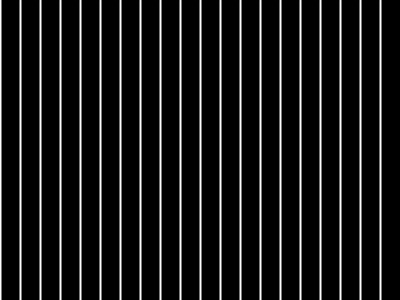
Frame 1 (no input)
Frame 60 (the mouse pressed at the canvas centre just before this capture): identical to frame 1, image omitted
Frame 120 (the mouse held since frame 60 and released just before this capture): identical to frame 1, image omitted

The Processing sketch that drew this single still picture (run headless with seeded random() and noise(); from frame 60 on, the mouse is pressed at the canvas centre):

// Processing sketch: sketch_6_4_extra
// ── sketch_6_4_extra.pde
void setup() {
  size(400, 300);
}

void draw() {
  background(0);
  strokeWeight(2);
  stroke(255);

  int x = 0;
  while (x < width) {
    line(x, 0, x, height);
    x = x + 20;
  }
}

//This sketch is to show nothing more than an
//example of where it may be a good idea not to
//define a global variable. There is no need since
//it is only called once and for one specific
//purpose, notice also that this is a static sketch
